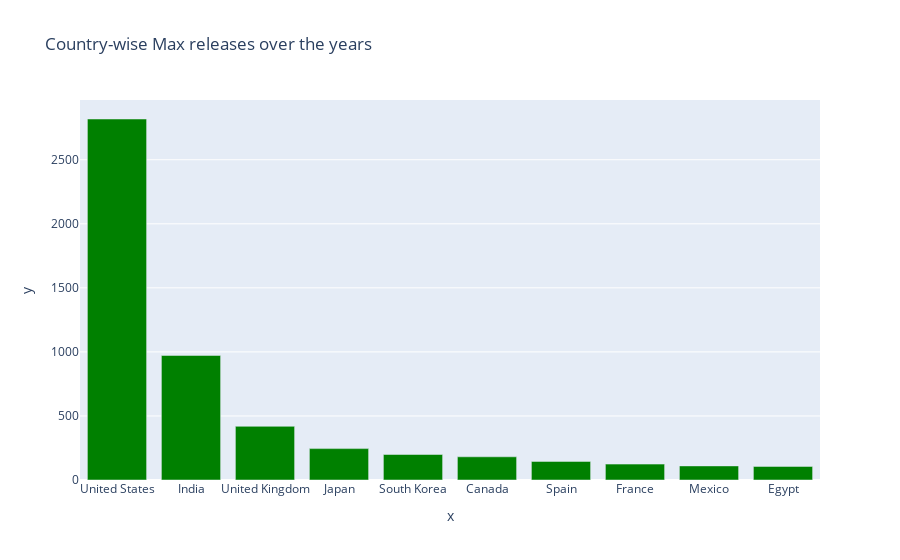

The notebook cell this image was saved under:
### Code cell
fig=px.bar(x=c.index, y=c, title = 'Country-wise Max releases over the years', color_discrete_sequence=['green']) 
fig.show()

### Figure 1 — Plotly figure (JSON) as saved in the notebook; plotly's stock layout.template omitted (floating-point values rounded to 4 significant figures)
{"data": [{"alignmentgroup": "True", "hovertemplate": "x=%{x}<br>y=%{y}<extra></extra>", "legendgroup": "", "marker": {"color": "green", "pattern": {"shape": ""}}, "name": "", "offsetgroup": "", "orientation": "v", "showlegend": false, "textposition": "auto", "type": "bar", "x": ["United States", "India", "United Kingdom", "Japan", "South Korea", "Canada", "Spain", "France", "Mexico", "Egypt"], "xaxis": "x", "y": [2818, 972, 419, 245, 199, 181, 145, 124, 110, 106], "yaxis": "y"}], "layout": {"barmode": "relative", "legend": {"tracegroupgap": 0}, "title": {"text": "Country-wise Max releases over the years"}, "xaxis": {"anchor": "y", "domain": [0, 1], "title": {"text": "x"}}, "yaxis": {"anchor": "x", "domain": [0, 1], "title": {"text": "y"}}}}
